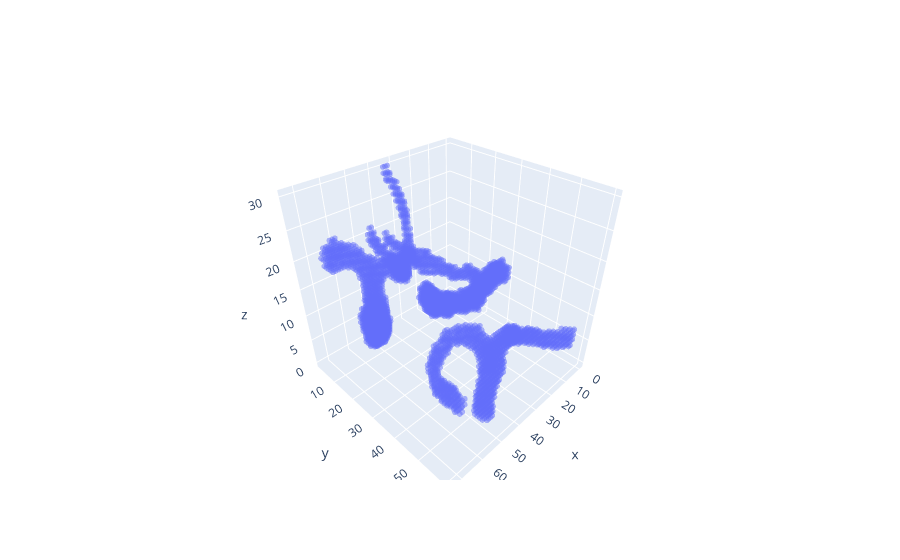

Notebook source saved alongside this figure:
### Code cell
image = np.load(path_data + "/backgrounds/" + example.name)
x, y, z = np.where(image == 1)
fig = go.Figure(data=[go.Scatter3d(x=x, y=y, z=z, opacity=0.5, mode='markers', marker=dict(size=2))])
fig.update_layout(scene=dict(aspectratio=dict(x=1, y=1, z=1), aspectmode='manual'))
fig.show()

### Figure 1 — Plotly figure (JSON) as saved in the notebook; plotly's stock layout.template omitted (floating-point values rounded to 4 significant figures; data arrays with more than 128 entries replaced by an {"elided": "..."} marker saying what was removed)
{"data": [{"marker": {"size": 2}, "mode": "markers", "opacity": 0.5, "type": "scatter3d", "x": {"elided": "4498 int values"}, "y": {"elided": "4498 int values"}, "z": {"elided": "4498 int values"}}], "layout": {"scene": {"aspectmode": "manual", "aspectratio": {"x": 1, "y": 1, "z": 1}}}}
